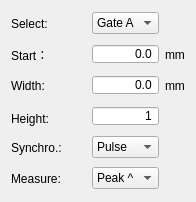
          <widget class="QWidget" name="gridLayoutWidget_6">
           <property name="geometry">
            <rect>
             <x>20</x>
             <y>37</y>
             <width>221</width>
             <height>182</height>
            </rect>
           </property>
           <layout class="QGridLayout" name="gridLayout_13">
            <property name="sizeConstraint">
             <enum>QLayout::SetFixedSize</enum>
            </property>
            <item row="0" column="0">
             <widget class="QLabel" name="LabelGateSelect">
              <property name="sizePolicy">
               <sizepolicy hsizetype="Fixed" vsizetype="Fixed">
                <horstretch>0</horstretch>
                <verstretch>0</verstretch>
               </sizepolicy>
              </property>
              <property name="minimumSize">
               <size>
                <width>50</width>
                <height>25</height>
               </size>
              </property>
              <property name="maximumSize">
               <size>
                <width>50</width>
                <height>16777215</height>
               </size>
              </property>
              <property name="text">
               <string>Select:</string>
              </property>
             </widget>
            </item>
            <item row="0" column="1">
             <widget class="QComboBox" name="ComGateSelect">
              <item>
               <property name="text">
                <string>Gate A</string>
               </property>
              </item>
              <item>
               <property name="text">
                <string>Gate B</string>
               </property>
              </item>
              <item>
               <property name="text">
                <string>Gate I</string>
               </property>
              </item>
             </widget>
            </item>
            <item row="1" column="0">
             <widget class="QLabel" name="LabelGateStart">
              <property name="sizePolicy">
               <sizepolicy hsizetype="Fixed" vsizetype="Fixed">
                <horstretch>0</horstretch>
                <verstretch>0</verstretch>
               </sizepolicy>
              </property>
              <property name="minimumSize">
               <size>
                <width>50</width>
                <height>25</height>
               </size>
              </property>
              <property name="maximumSize">
               <size>
                <width>50</width>
                <height>16777215</height>
               </size>
              </property>
              <property name="text">
               <string>Start：</string>
              </property>
             </widget>
            </item>
            <item row="1" column="1">
             <widget class="QDoubleSpinBox" name="ValueGateStart">
              <property name="sizePolicy">
               <sizepolicy hsizetype="Fixed" vsizetype="Fixed">
                <horstretch>0</horstretch>
                <verstretch>0</verstretch>
               </sizepolicy>
              </property>
              <property name="minimumSize">
               <size>
                <width>60</width>
                <height>20</height>
               </size>
              </property>
              <property name="maximumSize">
               <size>
                <width>200</width>
                <height>20</height>
               </size>
              </property>
              <property name="alignment">
               <set>Qt::AlignRight|Qt::AlignTrailing|Qt::AlignVCenter</set>
              </property>
              <property name="buttonSymbols">
               <enum>QAbstractSpinBox::NoButtons</enum>
              </property>
              <property name="decimals">
               <number>1</number>
              </property>
              <property name="singleStep">
               <double>0.100000000000000</double>
              </property>
             </widget>
            </item>
            <item row="1" column="2">
             <widget class="QLabel" name="LabelGateStartUnit">
              <property name="maximumSize">
               <size>
                <width>60</width>
                <height>16777215</height>
               </size>
              </property>
              <property name="text">
               <string>mm</string>
              </property>
             </widget>
            </item>
            <item row="2" column="0">
             <widget class="QLabel" name="LabelGateWidth">
              <property name="sizePolicy">
               <sizepolicy hsizetype="Fixed" vsizetype="Fixed">
                <horstretch>0</horstretch>
                <verstretch>0</verstretch>
               </sizepolicy>
              </property>
              <property name="minimumSize">
               <size>
                <width>50</width>
                <height>25</height>
               </size>
              </property>
              <property name="maximumSize">
               <size>
                <width>50</width>
                <height>16777215</height>
               </size>
              </property>
              <property name="text">
               <string>Width:</string>
              </property>
             </widget>
            </item>
            <item row="2" column="1">
             <widget class="QDoubleSpinBox" name="ValueGateWidth">
              <property name="sizePolicy">
               <sizepolicy hsizetype="Fixed" vsizetype="Fixed">
                <horstretch>0</horstretch>
                <verstretch>0</verstretch>
               </sizepolicy>
              </property>
              <property name="minimumSize">
               <size>
                <width>60</width>
                <height>20</height>
               </size>
              </property>
              <property name="maximumSize">
               <size>
                <width>200</width>
                <height>20</height>
               </size>
              </property>
              <property name="alignment">
               <set>Qt::AlignRight|Qt::AlignTrailing|Qt::AlignVCenter</set>
              </property>
              <property name="buttonSymbols">
               <enum>QAbstractSpinBox::NoButtons</enum>
              </property>
              <property name="decimals">
               <number>1</number>
              </property>
              <property name="singleStep">
               <double>0.100000000000000</double>
              </property>
             </widget>
            </item>
            <item row="2" column="2">
             <widget class="QLabel" name="LabelGateWidthUnit">
              <property name="text">
               <string>mm</string>
              </property>
             </widget>
            </item>
            <item row="3" column="0">
             <widget class="QLabel" name="LabelGateHeight">
              <property name="sizePolicy">
               <sizepolicy hsizetype="Fixed" vsizetype="Fixed">
                <horstretch>0</horstretch>
                <verstretch>0</verstretch>
               </sizepolicy>
              </property>
              <property name="minimumSize">
               <size>
                <width>50</width>
                <height>25</height>
               </size>
              </property>
              <property name="maximumSize">
               <size>
                <width>70</width>
                <height>20</height>
               </size>
              </property>
              <property name="text">
               <string>Height:</string>
              </property>
             </widget>
            </item>
            <item row="4" column="0">
             <widget class="QLabel" name="LabelGateSync">
              <property name="sizePolicy">
               <sizepolicy hsizetype="Fixed" vsizetype="Fixed">
                <horstretch>0</horstretch>
                <verstretch>0</verstretch>
               </sizepolicy>
              </property>
              <property name="minimumSize">
               <size>
                <width>75</width>
                <height>25</height>
               </size>
              </property>
              <property name="text">
               <string>Synchro.:</string>
              </property>
             </widget>
            </item>
            <item row="4" column="1">
             <widget class="QComboBox" name="ComGateSync">
              <item>
               <property name="text">
                <string>Pulse</string>
               </property>
              </item>
              <item>
               <property name="text">
                <string>I/</string>
               </property>
              </item>
              <item>
               <property name="text">
                <string>A/</string>
               </property>
              </item>
             </widget>
            </item>
            <item row="5" column="0">
             <widget class="QLabel" name="LabelGateMeasure">
              <property name="sizePolicy">
               <sizepolicy hsizetype="Fixed" vsizetype="Fixed">
                <horstretch>0</horstretch>
                <verstretch>0</verstretch>
               </sizepolicy>
              </property>
              <property name="minimumSize">
               <size>
                <width>75</width>
                <height>25</height>
               </size>
              </property>
              <property name="text">
               <string>Measure:</string>
              </property>
             </widget>
            </item>
            <item row="5" column="1">
             <widget class="QComboBox" name="ComGateMeasure">
              <item>
               <property name="text">
                <string>Peak ^</string>
               </property>
              </item>
              <item>
               <property name="text">
                <string>Edge /</string>
               </property>
              </item>
             </widget>
            </item>
            <item row="3" column="1">
             <widget class="QDoubleSpinBox" name="ValueGateHeight">
              <property name="sizePolicy">
               <sizepolicy hsizetype="Fixed" vsizetype="Fixed">
                <horstretch>0</horstretch>
                <verstretch>0</verstretch>
               </sizepolicy>
              </property>
              <property name="minimumSize">
               <size>
                <width>60</width>
                <height>20</height>
               </size>
              </property>
              <property name="maximumSize">
               <size>
                <width>200</width>
                <height>20</height>
               </size>
              </property>
              <property name="alignment">
               <set>Qt::AlignRight|Qt::AlignTrailing|Qt::AlignVCenter</set>
              </property>
              <property name="buttonSymbols">
               <enum>QAbstractSpinBox::NoButtons</enum>
              </property>
              <property name="decimals">
               <number>0</number>
              </property>
              <property name="value">
               <double>1.000000000000000</double>
              </property>
             </widget>
            </item>
           </layout>
          </widget>
